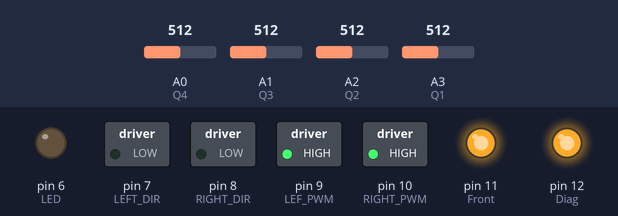
Bench run of a sketch on a simulated Arduino Uno, built with avr-gcc and run on an emulated ATmega328P. Shown: switched loads named in the sketch (green lamp = pin HIGH), output pins drawn as LEDs (lit = HIGH). Inputs (shaded band) come from the test bench; at power-on: A0 (Q4) = 512, A1 (Q3) = 512, A2 (Q2) = 512, A3 (Q1) = 512. What the sketch prints to the serial monitor is not drawn.

Above: at 0.1 s.
Timing chart, 0 to 1.6 s (numbered marks = the images above):
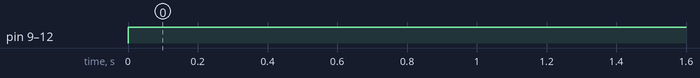

Measured:
- by itself, pin 9 (LEF_PWM), pin 10 (RIGHT_PWM), pin 11 (Front), pin 12 (Diag): LOW → HIGH at 0.00 s

The sketch:

RobotLaberino.ino
```cpp
// Práctica encender y apagar un LED
const int Front=11;
const int Diag=12;

const int LED=6;

const int LEFT_DIR=7;
const int LEF_PWM=9;

const int RIGHT_DIR=8;
const int RIGHT_PWM=10;

int Speed=15;      //velocidad

const int Q1 = A3;  // Analog input pin that the potentiometer is attached to
const int Q2 = A2;  // Analog input pin that the potentiometer is attached to
const int Q3 = A1;  // Analog input pin that the potentiometer is attached to
const int Q4 = A0;  // Analog input pin that the potentiometer is attached to

int D1 = 0;  // value read from the pot
int D2 = 0;  // value read from the pot
int D3 = 0;  // value read from the pot
int D4 = 0;  // value read from the pot


void setup()
{
pinMode(Front,OUTPUT);
pinMode(Diag,OUTPUT);
pinMode(LED,OUTPUT);
pinMode(LEFT_DIR,OUTPUT);
pinMode(LEF_PWM,OUTPUT);

pinMode(RIGHT_DIR,OUTPUT);
pinMode(RIGHT_PWM,OUTPUT);


  Serial.begin(9600);

}
void loop()
{
digitalWrite(Front,HIGH);
digitalWrite(Diag,HIGH);
digitalWrite(LED,LOW);

/*
digitalWrite(LEFT_DIR,HIGH);
digitalWrite(LEF_PWM,Speed);

digitalWrite(RIGHT_DIR,HIGH);
digitalWrite(RIGHT_PWM,Speed);
*/


// izquierda
digitalWrite(LEFT_DIR,LOW);
digitalWrite(LEF_PWM,Speed);
digitalWrite(RIGHT_DIR,LOW);
digitalWrite(RIGHT_PWM,Speed);


// ADELANTE
/*
digitalWrite(LEFT_DIR,HIGH);
digitalWrite(LEF_PWM,Speed);
digitalWrite(RIGHT_DIR,LOW);
digitalWrite(RIGHT_PWM,Speed);
*/

/*
// DERECHA
digitalWrite(LEFT_DIR,HIGH);
digitalWrite(LEF_PWM,Speed);
digitalWrite(RIGHT_DIR,HIGH);
digitalWrite(RIGHT_PWM,Speed);
*/

/*
// DETENIDO
digitalWrite(LEFT_DIR,HIGH);
digitalWrite(LEF_PWM,0);
digitalWrite(RIGHT_DIR,HIGH);
digitalWrite(RIGHT_PWM,0);
*/

//digitalWrite(LED,HIGH);


  D1 = analogRead(Q1);
  D2 = analogRead(Q2);
  D3 = analogRead(Q3);
  D4 = analogRead(Q4);

 Serial.print("D1 = ");
 Serial.print(D1);


 Serial.print(" D2 = ");
 Serial.print(D2);

 Serial.print(" D3 = ");
 Serial.print(D3);
 Serial.print(" D4 = ");
 Serial.println(D4);


  delay(1000);

  //delay(1000);
}
```
